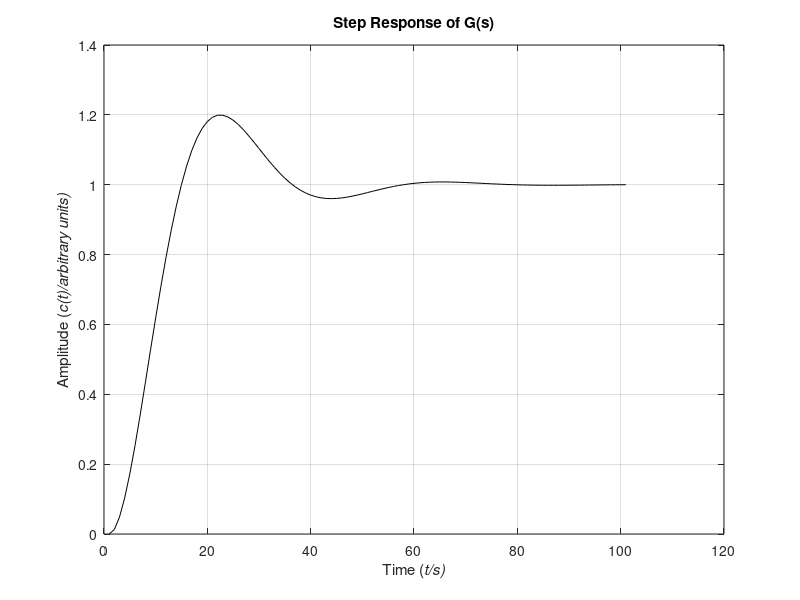

This chart was generated by the following MATLAB code: (Note: this script raises an error after producing the figure.)
%%  FCS Lab Session 09 Task 01 - Ramp Response
%   Saad Mashkoor Siddiqui, EE-16163, Section D, TE-EE 16-17

%%  Prepare workspace 
close all; clc;

%%  Define original transfer function
num_0 = [0 0 30];
denom_0 = [1 5 30];
tf_0 = tf(num_0, denom_0);
step_response_tf_0 = step(tf_0);
% step_output = tf(1, [1 0]);
figure(); plot(step_response_tf_0, 'k'); xlabel('Time (\it{t/s})');
ylabel('Amplitude (\it{c(t)/arbitrary units})'); grid;
title('Step Response of G(s)');
% hold on; plot(step_output, 'k--'); 
%%  Modify numerator and denominator for ramp response
num_1 = [0 num_0];
denom_1 = [denom_0 0];
tf_1 = tf(num_1, denom_1);          % same as multiplying by 1/s

%%  Find the step response for the new tf - this is actually the ramp response
[y1, x1, t1] = step(num_1, denom_1);

%%  Plotting the output and ramp function against time
figure();
axes_limits = [0 10 0 10];      %   [x_lim_low, x_lim_high, y_lim_low, y_lim_high]     
plot(t1, y1, 'k');              %   plot ramp response
axis(axes_limits); hold on;     %   also add axes limits to shrink response
plot(t1, t1, 'k--');            %   plot ramp function for comparison

%   Annotate the plot
grid;   title('Plot of unit ramp response of G(s) = 30/(s^2 + 5s + 30)');
xlabel('Time (\it{t/s})'); ylabel('Amplitude (\it{r(t)/arbitrary units})');
legend([{'Ramp Response'}, {'Ramp Input'}]);